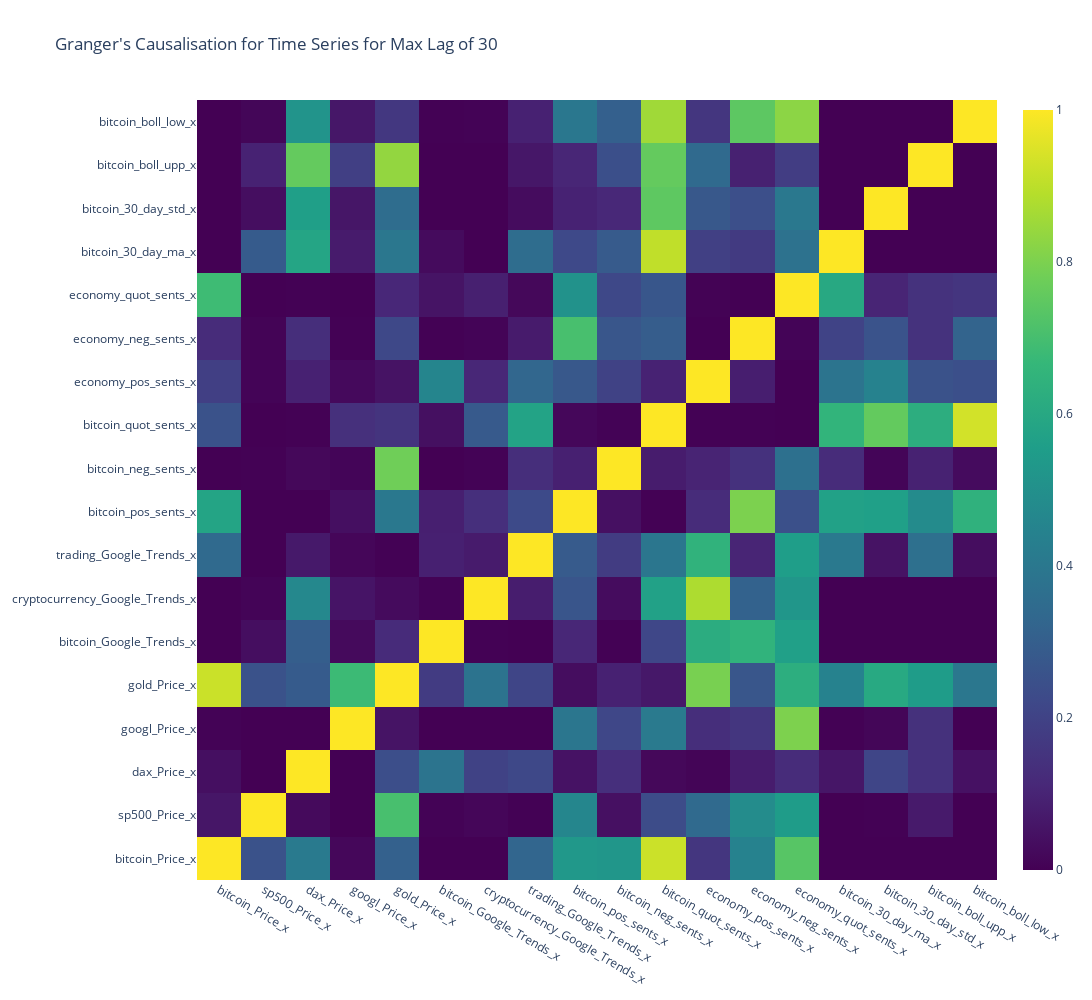

The cell this chart's notebook holds for it:
### Code cell
ph.plot_val_heatmap(gcm_df, "Granger's Causalisation for Time Series for Max Lag of {}".format(str(maxlag)))

### Figure 1 — Plotly figure (JSON) as saved in the notebook; plotly's stock layout.template omitted (floating-point values rounded to 4 significant figures; data arrays with more than 128 entries replaced by an {"elided": "..."} marker saying what was removed)
{"data": [{"colorscale": [[0, "#440154"], [0.1111, "#482878"], [0.2222, "#3e4989"], [0.3333, "#31688e"], [0.4444, "#26828e"], [0.5556, "#1f9e89"], [0.6667, "#35b779"], [0.7778, "#6ece58"], [0.8889, "#b5de2b"], [1, "#fde725"]], "type": "heatmap", "x": ["bitcoin_Price_x", "sp500_Price_x", "dax_Price_x", "googl_Price_x", "gold_Price_x", "bitcoin_Google_Trends_x", "cryptocurrency_Google_Trends_x", "trading_Google_Trends_x", "bitcoin_pos_sents_x", "bitcoin_neg_sents_x", "bitcoin_quot_sents_x", "economy_pos_sents_x", "economy_neg_sents_x", "economy_quot_sents_x", "bitcoin_30_day_ma_x", "bitcoin_30_day_std_x", "bitcoin_boll_upp_x", "bitcoin_boll_low_x"], "y": ["bitcoin_Price_x", "sp500_Price_x", "dax_Price_x", "googl_Price_x", "gold_Price_x", "bitcoin_Google_Trends_x", "cryptocurrency_Google_Trends_x", "trading_Google_Trends_x", "bitcoin_pos_sents_x", "bitcoin_neg_sents_x", "bitcoin_quot_sents_x", "economy_pos_sents_x", "economy_neg_sents_x", "economy_quot_sents_x", "bitcoin_30_day_ma_x", "bitcoin_30_day_std_x", "bitcoin_boll_upp_x", "bitcoin_boll_low_x"], "z": {"elided": "18x18 float values"}}], "layout": {"height": 1000, "title": {"text": "Granger's Causalisation for Time Series for Max Lag of 30"}, "width": 1200, "xaxis": {"autorange": true, "range": [-0.5, 17.5], "type": "category"}, "yaxis": {"autorange": true, "range": [-0.5, 17.5], "type": "category"}}}
